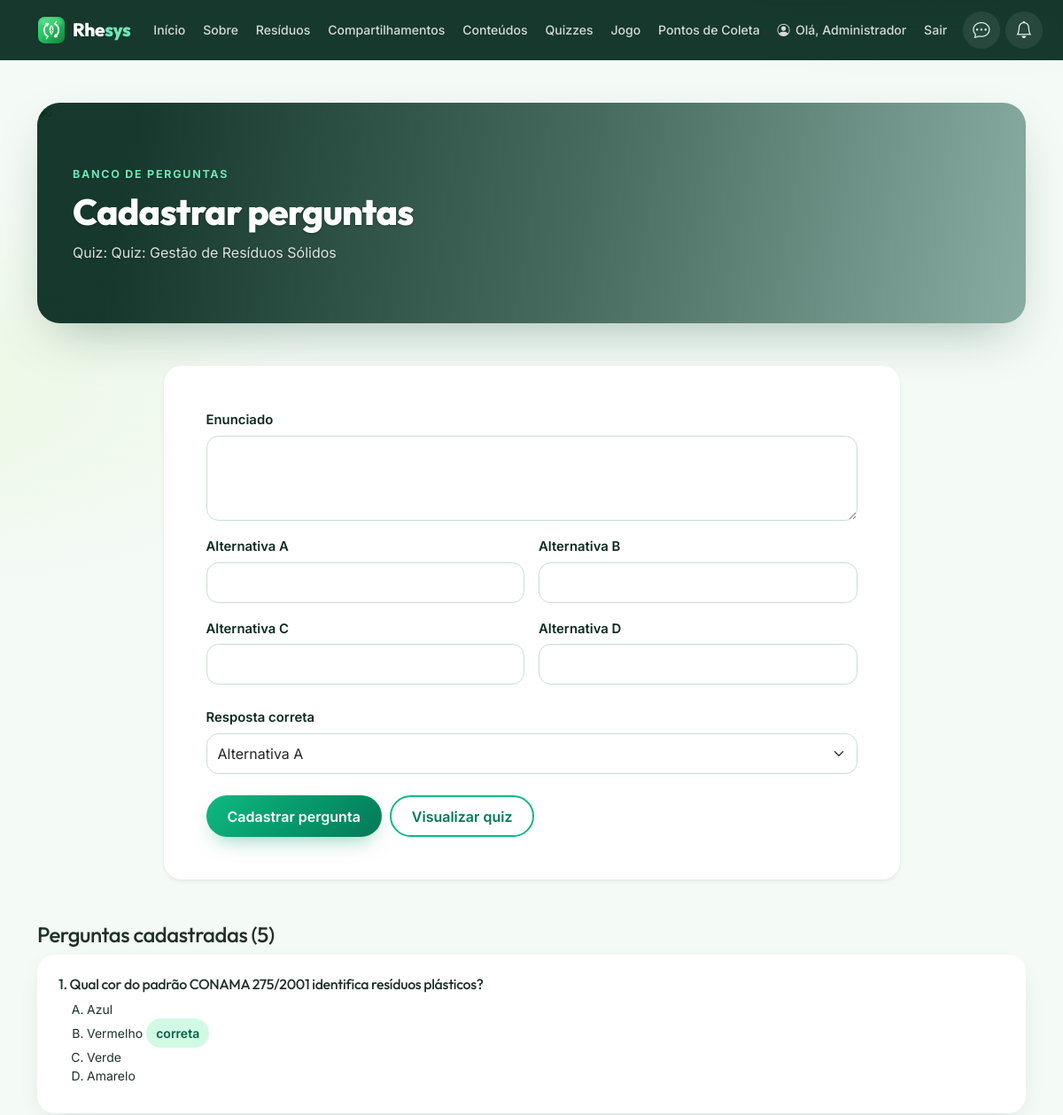
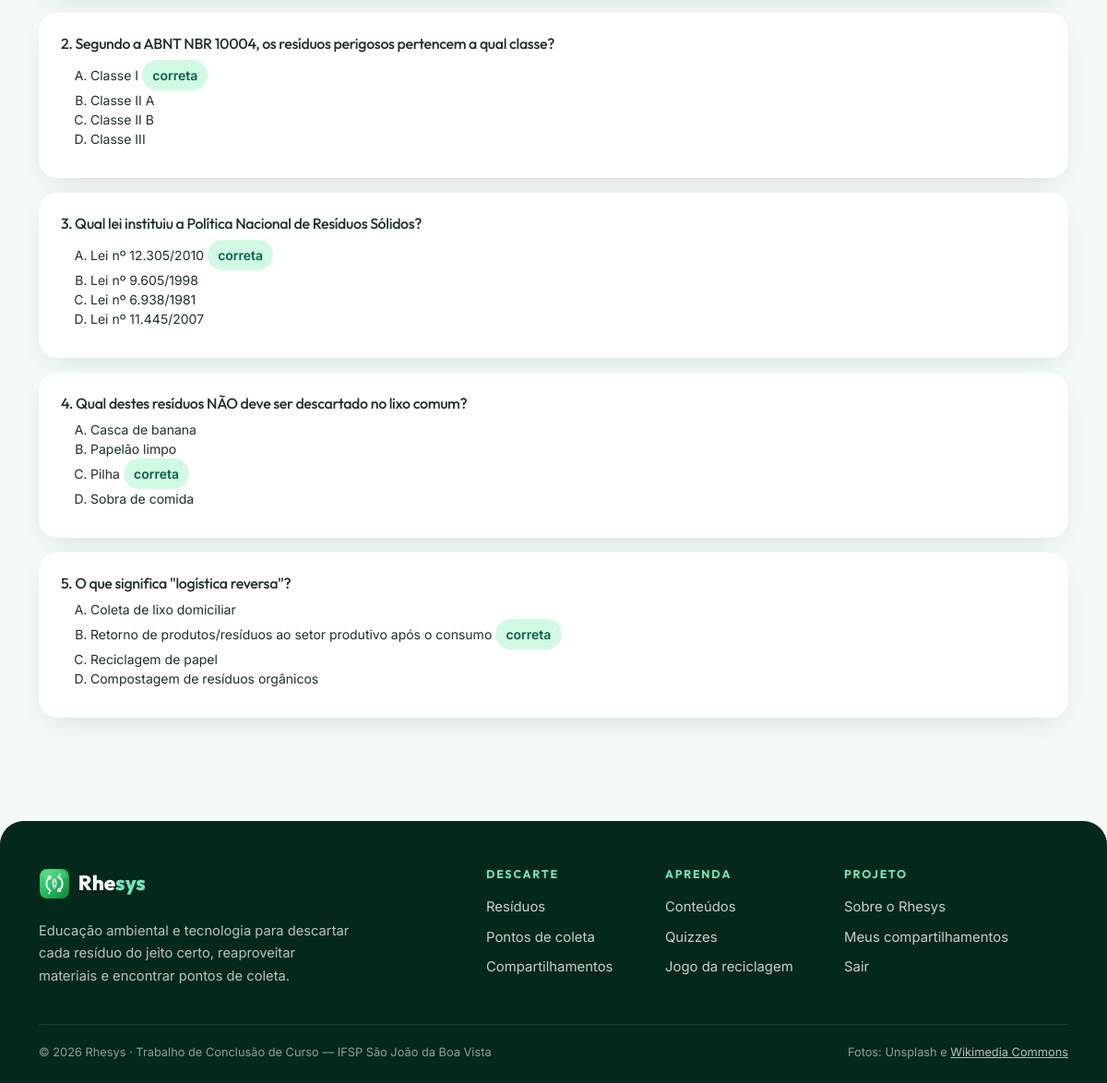
Screenshot of /pages/cadastro_pergunta.php?id_quiz=1 (signed in) with the database file from the repository (2 pictures, top to bottom).
### tables this page shows
CREATE TABLE quiz (
    id_quiz INT AUTO_INCREMENT PRIMARY KEY,
    titulo VARCHAR(150) NOT NULL,
    descricao TEXT
);

CREATE TABLE pergunta (
    id_pergunta INT AUTO_INCREMENT PRIMARY KEY,
    id_quiz INT NOT NULL,
    enunciado TEXT NOT NULL,
    alternativa_a VARCHAR(255) NOT NULL,
    alternativa_b VARCHAR(255) NOT NULL,
    alternativa_c VARCHAR(255) NOT NULL,
    alternativa_d VARCHAR(255) NOT NULL,
    resposta_correta CHAR(1) NOT NULL,
    INDEX idx_pergunta_quiz (id_quiz),
    CONSTRAINT fk_pergunta_quiz
        FOREIGN KEY (id_quiz) REFERENCES quiz(id_quiz)
        ON DELETE CASCADE ON UPDATE CASCADE,
    CONSTRAINT chk_resposta_correta
        CHECK (resposta_correta IN ('a', 'b', 'c', 'd'))
);

### pages/cadastro_pergunta.php (the view, shortened to what this page needs)
<?php
require_once __DIR__ . '/../config/notificacoes.php';
$id_quiz = (int) (($_SERVER['REQUEST_METHOD'] === 'POST' ? $_POST['id_quiz'] ?? 0 : $_GET['id_quiz'] ?? 0));
$stmt = $pdo->prepare('SELECT * FROM quiz WHERE id_quiz = :id');
$stmt->bindValue(':id', $id_quiz, PDO::PARAM_INT);
$stmt->execute();
$quiz = $stmt->fetch();
$alternativas = ['a' => '', 'b' => '', 'c' => '', 'd' => ''];
$resposta_correta = 'a';
$perguntas = [];
if ($quiz) {
    $stmt = $pdo->prepare('SELECT * FROM pergunta WHERE id_quiz = :id ORDER BY id_pergunta');
    $stmt->bindValue(':id', $id_quiz, PDO::PARAM_INT);
    $stmt->execute();
    $perguntas = $stmt->fetchAll();
}
require __DIR__ . '/../includes/header.php';
?>
<section class="band reveal">
    <img class="band-bg" src="<?php echo BASE_URL; ?>img/fotos/arvore.jpg" alt="Árvore em meio à natureza">
    <span class="crumb">Banco de perguntas</span>
    <h1 class="mt-2">Cadastrar perguntas</h1>
    <p class="mt-2"><?php echo $quiz ? 'Quiz: ' . htmlspecialchars($quiz['titulo']) : 'Quiz não encontrado.'; ?></p>
</section>
<?php if (!$quiz): ?>
    <div class="alert alert-warning mt-4">O quiz informado não existe.</div><a href="cadastro_quiz.php" class="btn btn-success mt-3">Voltar aos quizzes</a>
<?php else: ?>
<div class="row justify-content-center mt-5 reveal"><div class="col-lg-9">
    <div class="card shadow-sm"><div class="card-body p-4 p-lg-5">
        <form method="post" action="cadastro_pergunta.php?id_quiz=<?php echo $id_quiz; ?>">
            <div class="mb-3"><label for="enunciado" class="form-label">Enunciado</label><textarea class="form-control" id="enunciado" name="enunciado" rows="3" required minlength="5"><?php echo htmlspecialchars($enunciado); ?></textarea></div>
            <div class="row g-3">
                <?php foreach (['a', 'b', 'c', 'd'] as $letra): ?>
                    <div class="col-md-6"><label for="alternativa_<?php echo $letra; ?>" class="form-label">Alternativa <?php echo strtoupper($letra); ?></label><input class="form-control" id="alternativa_<?php echo $letra; ?>" name="alternativa_<?php echo $letra; ?>" value="<?php echo htmlspecialchars($alternativas[$letra]); ?>" required maxlength="255"></div>
                <?php endforeach; ?>
            </div>
            <div class="mt-4 mb-4"><label for="resposta_correta" class="form-label">Resposta correta</label><select class="form-select" id="resposta_correta" name="resposta_correta" required><?php foreach (['a', 'b', 'c', 'd'] as $letra): ?><option value="<?php echo $letra; ?>" <?php echo $resposta_correta === $letra ? 'selected' : ''; ?>>Alternativa <?php echo strtoupper($letra); ?></option><?php endforeach; ?></select></div>
            <div class="form-acoes">
            <button type="submit" class="btn btn-success">Cadastrar pergunta</button>
            <a href="quiz.php?id=<?php echo $id_quiz; ?>" class="btn btn-outline-success">Visualizar quiz</a>
            </div>
        </form>
    </div></div>
</div></div>
<section class="mt-5" id="perguntas">
    <h2 class="h4">Perguntas cadastradas (<?php echo count($perguntas); ?>)</h2>
    <?php foreach ($perguntas as $indice => $pergunta): ?>
        <article class="info-card mb-3"><div class="card-body p-4">
            <h3 class="h6"><?php echo $indice + 1; ?>. <?php echo htmlspecialchars($pergunta['enunciado']); ?></h3>
            <ol type="A" class="small mb-2"><?php foreach (['a', 'b', 'c', 'd'] as $letra): ?><li><?php echo htmlspecialchars($pergunta['alternativa_' . $letra]); ?><?php if ($pergunta['resposta_correta'] === $letra): ?> <span class="badge-soft">correta</span><?php endif; ?></li><?php endforeach; ?></ol>
        </div></article>
    <?php endforeach; ?>
</section>
<?php endif; ?>
<?php require __DIR__ . '/../includes/footer.php'; ?>

### rows the page displays
quiz: titulo "Quiz: Gestão de Resíduos Sólidos"
pergunta: enunciado "Qual cor do padrão CONAMA 275/2001 identifica resíduos plásticos?", alternativa_a "Azul", alternativa_b "Vermelho", resposta_correta "correta", alternativa_c "Verde", alternativa_d "Amarelo"
pergunta: enunciado "Segundo a ABNT NBR 10004, os resíduos perigosos pertencem a qual classe?", alternativa_a "Classe I", resposta_correta "correta", alternativa_b "Classe II A", alternativa_c "Classe II B", alternativa_d "Classe III"
pergunta: enunciado "Qual lei instituiu a Política Nacional de Resíduos Sólidos?", alternativa_a "Lei nº 12.305/2010", resposta_correta "correta", alternativa_b "Lei nº 9.605/1998", alternativa_c "Lei nº 6.938/1981", alternativa_d "Lei nº 11.445/2007"
pergunta: enunciado "Qual destes resíduos NÃO deve ser descartado no lixo comum?", alternativa_a "Casca de banana", alternativa_b "Papelão limpo", alternativa_c "Pilha", resposta_correta "correta", alternativa_d "Sobra de comida"
pergunta: enunciado "O que significa \"logística reversa\"?", alternativa_a "Coleta de lixo domiciliar", alternativa_b "Retorno de produtos/resíduos ao setor produtivo após o consumo", resposta_correta "correta", alternativa_c "Reciclagem de papel", alternativa_d "Compostagem de resíduos orgânicos"

### other values shown
$item[0] "Início"
$item[0] "Sobre"
$item[0] "Resíduos"
$item[0] "Compartilhamentos"
$item[0] "Conteúdos"
$item[0] "Quizzes"
$item[0] "Jogo"
$item[0] "Pontos de Coleta"
$primeiro_nome "Administrador"
$letra "A"
$letra "B"
$letra "C"
$letra "D"
count($perguntas) "5"
